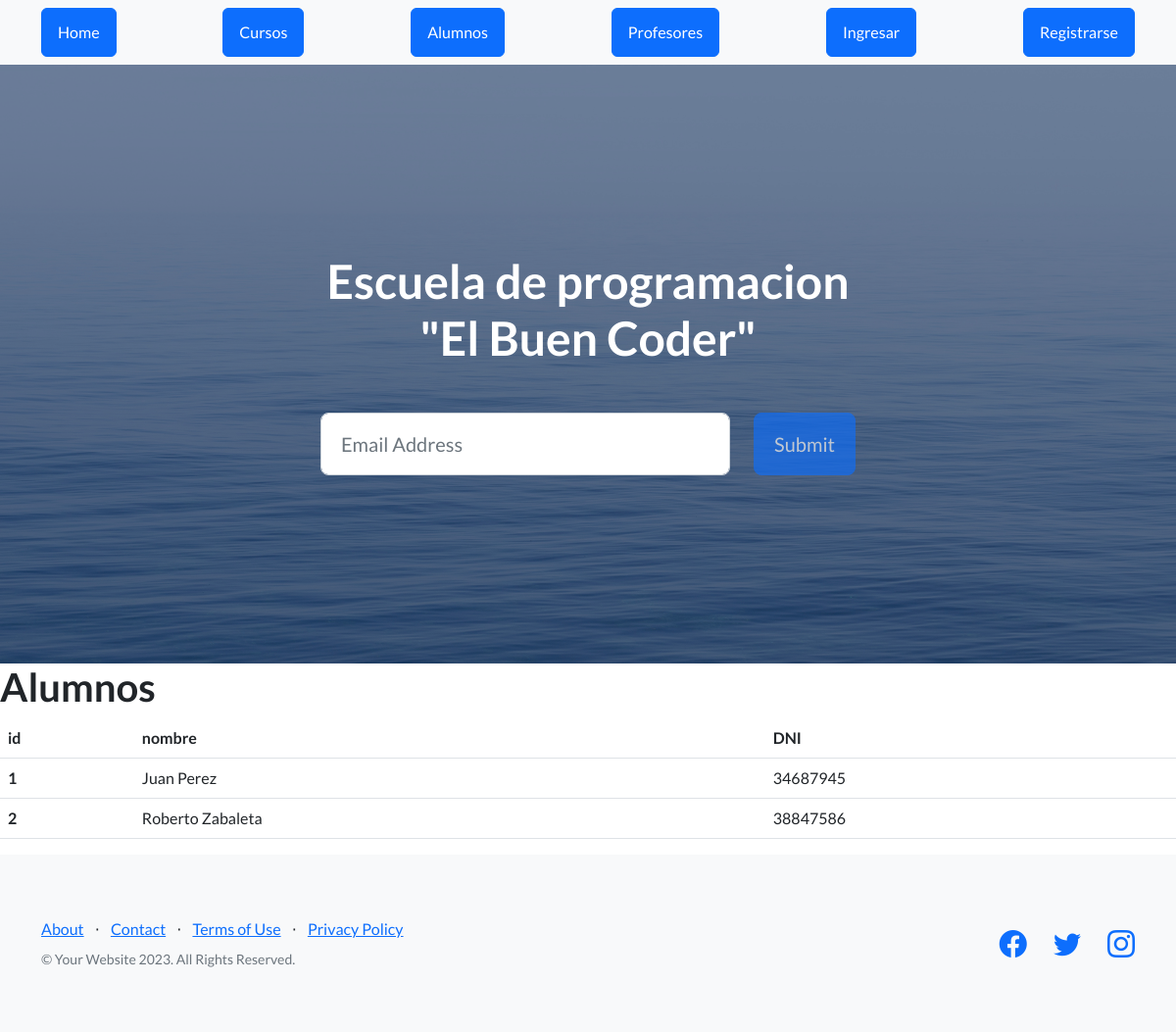
/AppCandas/ver_alumnos, run on the app's committed database.
### AppCandas/models.py (models this page shows)
class Alumno(models.Model):
    nombre = models.CharField(max_length=50)
    DNI = models.IntegerField()

### AppCandas/views.py (the view)
# urls.py: path("ver_alumnos", views.ver_alumnos, name="alumnos"),
def ver_alumnos(request):
    alumnos = Alumno.objects.all()
    dicc = {"alumnos": alumnos}
    plantilla = loader.get_template("alumnos.html")
    documento = plantilla.render(dicc)
    return HttpResponse(documento)

### AppCandas/templates/alumnos.html (shortened to what this page needs)
{% extends 'padre.html' %}
{% load static %}
{% block contenido %}
    <h1> Alumnos </h1>
    <table class="table"
        <thead>
            <tr>
                <th>id</th>
                <th>nombre</th>
                <th>DNI</th>
            </tr>
        <tbody>
            {% for n in alumnos %}
            <tr>
                <th scope="row">{{n.id}}</th>
                <td>{{n.nombre}}</td>
                <td>{{n.DNI}}</td>
            </tr>
        {% endfor %}
        </tbody>
    </table>
{% endblock %}

### data on the page
Alumno: id "1", nombre "Juan Perez", DNI "34687945"
Alumno: id "2", nombre "Roberto Zabaleta", DNI "38847586"
